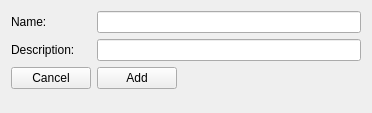
<?xml version="1.0" encoding="UTF-8"?>
<ui version="4.0">
 <class>AddTheme</class>
 <widget class="QWidget" name="AddTheme">
  <property name="geometry">
   <rect>
    <x>0</x>
    <y>0</y>
    <width>372</width>
    <height>113</height>
   </rect>
  </property>
  <property name="windowTitle">
   <string>Form</string>
  </property>
  <layout class="QFormLayout" name="formLayout">
   <property name="fieldGrowthPolicy">
    <enum>QFormLayout::ExpandingFieldsGrow</enum>
   </property>
   <item row="0" column="0">
    <widget class="QLabel" name="nameLabel">
     <property name="text">
      <string>Name:</string>
     </property>
    </widget>
   </item>
   <item row="0" column="1">
    <widget class="QLineEdit" name="nameLineEdit"/>
   </item>
   <item row="2" column="0">
    <widget class="QLabel" name="descriptionLabel">
     <property name="text">
      <string>Description:</string>
     </property>
    </widget>
   </item>
   <item row="2" column="1">
    <widget class="QLineEdit" name="descriptionLineEdit"/>
   </item>
   <item row="3" column="0">
    <widget class="QPushButton" name="cancelPushButton">
     <property name="text">
      <string>Cancel</string>
     </property>
    </widget>
   </item>
   <item row="3" column="1">
    <widget class="QPushButton" name="addPushButton">
     <property name="layoutDirection">
      <enum>Qt::LeftToRight</enum>
     </property>
     <property name="text">
      <string>Add</string>
     </property>
    </widget>
   </item>
  </layout>
 </widget>
 <resources/>
 <connections/>
</ui>
